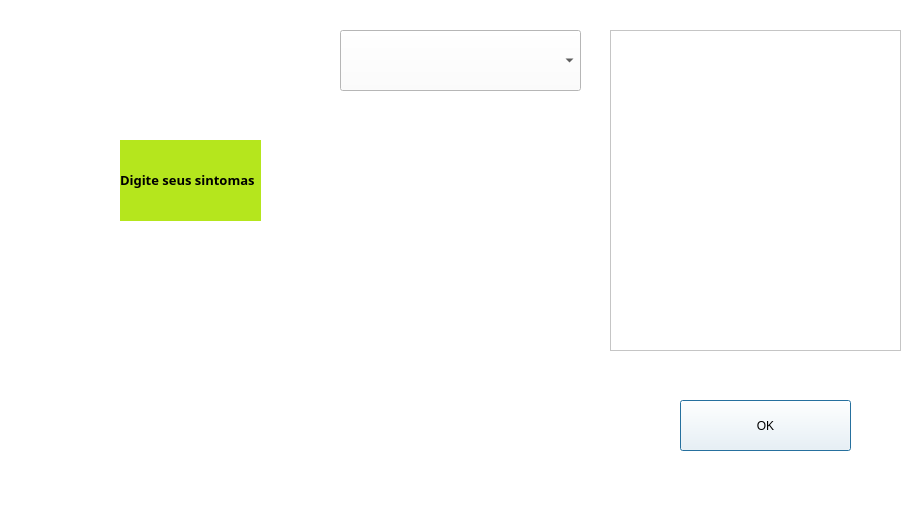
<?xml version="1.0" encoding="UTF-8"?>
<ui version="4.0">
 <class>Dialog</class>
 <widget class="QDialog" name="Dialog">
  <property name="geometry">
   <rect>
    <x>0</x>
    <y>0</y>
    <width>924</width>
    <height>510</height>
   </rect>
  </property>
  <property name="font">
   <font>
    <family>Arial</family>
    <pointsize>10</pointsize>
   </font>
  </property>
  <property name="windowTitle">
   <string>Cadastro</string>
  </property>
  <property name="windowIcon">
   <iconset>
    <normaloff>img/BalaoFala.jpg</normaloff>img/BalaoFala.jpg</iconset>
  </property>
  <property name="styleSheet">
   <string notr="true">background-color: rgb(255, 255, 255);</string>
  </property>
  <widget class="QPushButton" name="Btn_Comecar">
   <property name="geometry">
    <rect>
     <x>680</x>
     <y>400</y>
     <width>171</width>
     <height>51</height>
    </rect>
   </property>
   <property name="font">
    <font>
     <family>Arial</family>
     <pointsize>9</pointsize>
    </font>
   </property>
   <property name="text">
    <string>OK</string>
   </property>
  </widget>
  <widget class="QLabel" name="Label_LogoDrAche">
   <property name="geometry">
    <rect>
     <x>90</x>
     <y>310</y>
     <width>119</width>
     <height>140</height>
    </rect>
   </property>
   <property name="lineWidth">
    <number>1</number>
   </property>
   <property name="text">
    <string/>
   </property>
   <property name="pixmap">
    <pixmap>img/Dr.jpg</pixmap>
   </property>
   <property name="scaledContents">
    <bool>false</bool>
   </property>
  </widget>
  <widget class="QLabel" name="Label_Balao">
   <property name="geometry">
    <rect>
     <x>80</x>
     <y>110</y>
     <width>231</width>
     <height>171</height>
    </rect>
   </property>
   <property name="text">
    <string/>
   </property>
   <property name="pixmap">
    <pixmap>img/balão verde.png</pixmap>
   </property>
  </widget>
  <widget class="QLabel" name="Label_Texto">
   <property name="geometry">
    <rect>
     <x>120</x>
     <y>140</y>
     <width>141</width>
     <height>81</height>
    </rect>
   </property>
   <property name="font">
    <font>
     <family>Noto Sans Thai</family>
     <pointsize>10</pointsize>
     <weight>75</weight>
     <bold>true</bold>
    </font>
   </property>
   <property name="autoFillBackground">
    <bool>false</bool>
   </property>
   <property name="styleSheet">
    <string notr="true">background-color: rgb(181, 230, 29);</string>
   </property>
   <property name="text">
    <string>Digite seus sintomas</string>
   </property>
  </widget>
  <widget class="QComboBox" name="comboBox">
   <property name="geometry">
    <rect>
     <x>340</x>
     <y>30</y>
     <width>241</width>
     <height>61</height>
    </rect>
   </property>
  </widget>
  <widget class="QListView" name="listView">
   <property name="geometry">
    <rect>
     <x>610</x>
     <y>30</y>
     <width>291</width>
     <height>321</height>
    </rect>
   </property>
  </widget>
 </widget>
 <resources/>
 <connections/>
</ui>
